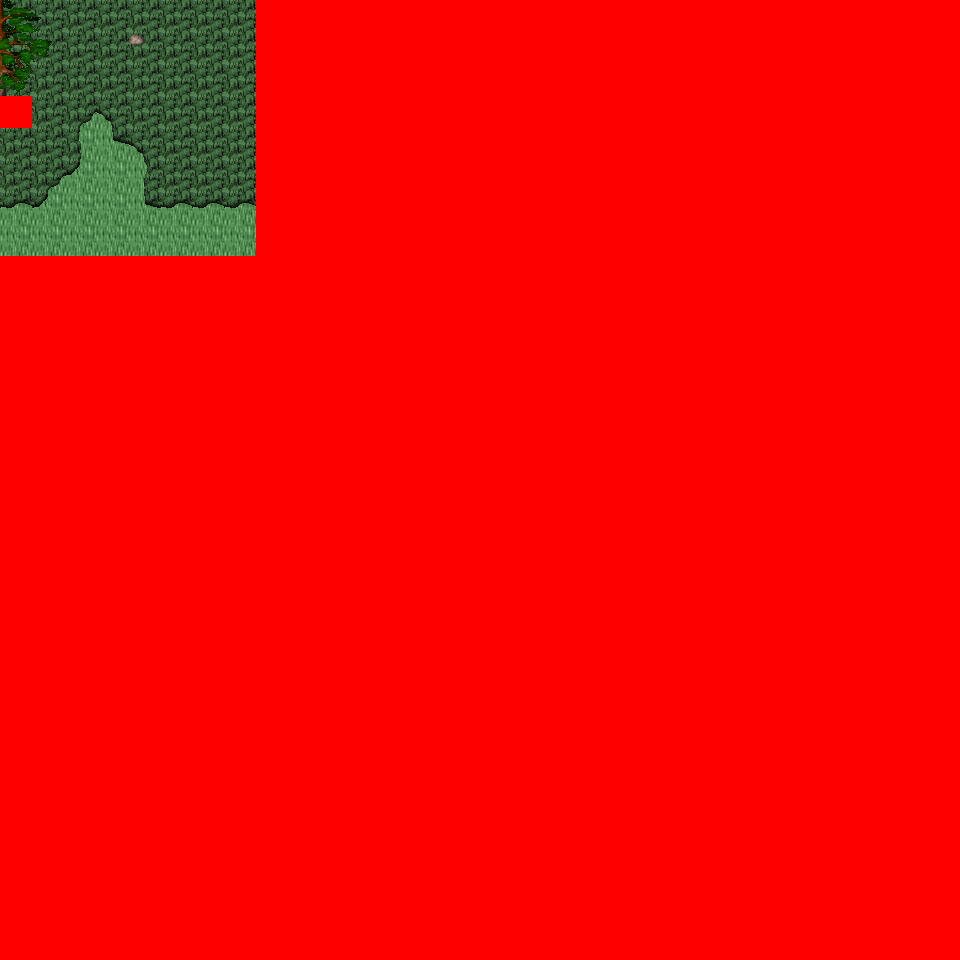

A 2D game scene composited from a Tiled map and its tileset images. What follows is a short description and the map's XML, with each tile layer's data collapsed to a summary:
An orthogonal 30x30 tile map with 32x32 px tiles, 6 tile layers (Ground, Object, Object2, Above, ...), 22 tilesets and 3 objects (3x mapchange).

<map version="1.0" orientation="orthogonal" renderorder="right-down" width="30" height="30" tilewidth="32" tileheight="32" nextobjectid="4">
  <tileset firstgid="1" name="tileset_logic_collision" tilewidth="32" tileheight="32" tilecount="1" columns="1">
    <image source="../drawable/tileset_logic_collision.png" width="32" height="32" />
  </tileset>
  <tileset firstgid="2" name="tileset_terrain_grassland" tilewidth="32" tileheight="32" tilecount="88" columns="8">
    <image source="../drawable/tileset_terrain_grassland.png" width="256" height="352" />
  </tileset>
  <tileset firstgid="90" name="tileset_ground_ground" tilewidth="32" tileheight="32" tilecount="33" columns="3">
    <image source="../drawable/tileset_ground_ground.png" width="96" height="352" />
  </tileset>
  <tileset firstgid="123" name="tileset_plant_tree_tree_darkgreen" tilewidth="32" tileheight="32" tilecount="88" columns="8">
    <image source="../drawable/tileset_plant_tree_tree_darkgreen.png" width="256" height="352" />
  </tileset>
  <tileset firstgid="211" name="tileset_plant_flower_daisy_white" tilewidth="32" tileheight="32" tilecount="8" columns="2">
    <image source="../drawable/tileset_plant_flower_daisy_white.png" width="64" height="128" />
  </tileset>
  <tileset firstgid="219" name="tileset_plant_flower_daisy_yellow" tilewidth="32" tileheight="32" tilecount="8" columns="2">
    <image source="../drawable/tileset_plant_flower_daisy_yellow.png" width="64" height="128" />
  </tileset>
  <tileset firstgid="227" name="tileset_plant_flower_daisy_red" tilewidth="32" tileheight="32" tilecount="8" columns="2">
    <image source="../drawable/tileset_plant_flower_daisy_red.png" width="64" height="128" />
  </tileset>
  <tileset firstgid="235" name="tileset_plant_flower_daisy_blue" tilewidth="32" tileheight="32" tilecount="8" columns="2">
    <image source="../drawable/tileset_plant_flower_daisy_blue.png" width="64" height="128" />
  </tileset>
  <tileset firstgid="243" name="tileset_ground_grass_edges" tilewidth="32" tileheight="32" tilecount="36" columns="12">
    <image source="../drawable/tileset_ground_grass_edges.png" width="384" height="96" />
  </tileset>
  <tileset firstgid="279" name="tileset_ground_grass_corners" tilewidth="32" tileheight="32" tilecount="24" columns="6">
    <image source="../drawable/tileset_ground_grass_corners.png" width="192" height="128" />
  </tileset>
  <tileset firstgid="303" name="tileset_ground_grass_2" tilewidth="32" tileheight="32" tilecount="21" columns="3">
    <image source="../drawable/tileset_ground_grass_2.png" width="96" height="224" />
  </tileset>
  <tileset firstgid="324" name="tileset_plant_tree_fall_trees" tilewidth="32" tileheight="32" tilecount="40" columns="8">
    <image source="../drawable/tileset_plant_tree_fall_trees.png" width="256" height="160" />
  </tileset>
  <tileset firstgid="364" name="tileset_plant_tree_pine_tree" tilewidth="32" tileheight="32" tilecount="20" columns="4">
    <image source="../drawable/tileset_plant_tree_pine_tree.png" width="128" height="160" />
  </tileset>
  <tileset firstgid="384" name="tileset_plant_bush_large_green" tilewidth="32" tileheight="32" tilecount="9" columns="3">
    <image source="../drawable/tileset_plant_bush_large_green.png" width="96" height="96" />
  </tileset>
  <tileset firstgid="393" name="tileset_ground_rock_pebbles" tilewidth="32" tileheight="32" tilecount="3" columns="1">
    <image source="../drawable/tileset_ground_rock_pebbles.png" width="32" height="96" />
  </tileset>
  <tileset firstgid="396" name="tileset_plant_leaves" tilewidth="32" tileheight="32" tilecount="8" columns="4">
    <image source="../drawable/tileset_plant_leaves.png" width="128" height="64" />
  </tileset>
  <tileset firstgid="404" name="tileset_terrain_cave_opening" tilewidth="32" tileheight="32" tilecount="12" columns="3">
    <image source="../drawable/tileset_terrain_cave_opening.png" width="96" height="128" />
  </tileset>
  <tileset firstgid="416" name="tileset_ground_ladder_vertical_dark" tilewidth="32" tileheight="32" tilecount="3" columns="3">
    <image source="../drawable/tileset_ground_ladder_vertical_dark.png" width="96" height="32" />
  </tileset>
  <tileset firstgid="419" name="tileset_ground_rock_large_boulder" tilewidth="32" tileheight="32" tilecount="9" columns="3">
    <image source="../drawable/tileset_ground_rock_large_boulder.png" width="96" height="96" />
  </tileset>
  <tileset firstgid="428" name="tileset_item_blood_floor_stains_2" tilewidth="32" tileheight="32" tilecount="4" columns="2">
    <image source="../drawable/tileset_item_blood_floor_stains_2.png" width="64" height="64" />
  </tileset>
  <tileset firstgid="432" name="tileset_item_blood_floor_stain-safe" tilewidth="32" tileheight="32" tilecount="1" columns="1">
    <image source="../drawable/tileset_item_blood_floor_stain-safe.png" width="32" height="32" />
  </tileset>
  <tileset firstgid="433" name="tileset_ground_tall_grass" tilewidth="32" tileheight="32" tilecount="15" columns="5">
    <image source="../drawable/tileset_ground_tall_grass.png" width="160" height="96" />
  </tileset>
  <layer name="Ground" width="30" height="30">
    <data>[900 cells, 218 non-empty, 2 distinct tile ids]</data>
  </layer>
  <layer name="Object" width="30" height="30">
    <data>[900 cells, 71 non-empty, 15 distinct tile ids]</data>
  </layer>
  <layer name="Object2" width="30" height="30">
    <data>[900 cells, 0 non-empty, 0 distinct tile ids]</data>
  </layer>
  <layer name="Above" width="30" height="30">
    <data>[900 cells, 159 non-empty, 14 distinct tile ids]</data>
  </layer>
  <layer name="Above2" width="30" height="30">
    <data>[900 cells, 0 non-empty, 0 distinct tile ids]</data>
  </layer>
  <layer name="Walkable" width="30" height="30">
    <data>[900 cells, 837 non-empty, 1 distinct tile ids]</data>
  </layer>
  <objectgroup name="MapEvents">
    <object id="1" name="north" type="mapchange" x="0" y="0" width="256" height="32">
      <properties>
        <property name="map" value="0_ados_mountain_n2_w2_x3_y3" />
        <property name="place" value="south" />
      </properties>
    </object>
    <object id="2" name="west" type="mapchange" x="0" y="0" width="32" height="96">
      <properties>
        <property name="map" value="0_ados_mountain_n2_w2_x2_y4" />
        <property name="place" value="east" />
      </properties>
    </object>
    <object id="3" name="west2" type="mapchange" x="0" y="128" width="32" height="128">
      <properties>
        <property name="map" value="0_ados_mountain_n2_w2_x2_y4" />
        <property name="place" value="east2" />
      </properties>
    </object>
  </objectgroup>
</map>
